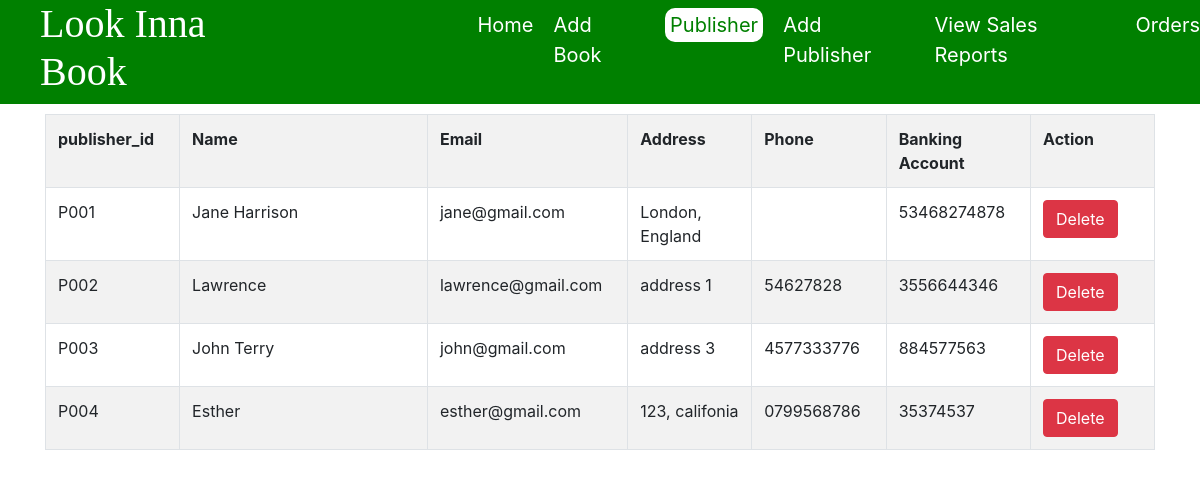
Page /bookstore/publishers.php on the committed database.
### tables this page shows
CREATE TABLE `publisher` (
  `publisher_id` varchar(100) NOT NULL,
  `name` varchar(250) NOT NULL,
  `email` varchar(255) NOT NULL,
  `address` text NOT NULL,
  `phone` varchar(250) NOT NULL,
  `banking_account` varchar(250) NOT NULL
);

### bookstore/publishers.php (the view, shortened to what this page needs)
<?php
	include 'config.php';
	$query  = "SELECT * FROM publisher";
	$output = '
	<div class="table-responsive cart_details" id="books-table">
		<table class="table table-bordered table-striped">
			<tr>
				<th width="10%">publisher_id</th>
				<th width="20%">Name</th>
				<th width="10%">Email</th>
				<th width="10%">Address</th>
				<th width="10%">Phone</th>
				<th width="10%">Banking Account</th>
				<th width="10%">Action</th>
			</tr>
	';
	$statement = $db->prepare($query);
    if ($statement->execute()) {
        $result = $statement->fetchAll();
        foreach ($result as $value) {
        	$output .= '
        	<tr>
				<td>'.$value["publisher_id"].'</td>
				<td>'.$value["name"].'</td>
				<td>'.$value["email"].'</td>
				<td>'.$value["address"].'</td>
				<td>'.$value["phone"].'</td>
				<td>'.$value["banking_account"].'</td>
				<td>
					<form method="post" action="publisher.php">
						<input type="hidden" name="publisher_id" value="'.$value["publisher_id"].'"/>
						<input type="submit" class="btn btn-danger" name="delete" value="Delete">
					</form>
				</td>
			</tr>
        	';
        }
    }
    $output .= '</table></div>';
?>
<!DOCTYPE html>
<html>
<head>
	<link href="https://stackpath.bootstrapcdn.com/bootstrap/4.4.1/css/bootstrap.min.css" rel="stylesheet">
</head>
<body>
	<div class="header">
		<h1>Look Inna Book</h1>
		<ul>
			<li><a href="admin.php">Home</a></li>
			<li><a href="add_book.php">Add Book</a></li>
			<li><a href="publishers.php" class="active">Publisher</a></li>
			<li><a href="add_publisher.php">Add Publisher</a></li>
			<li><a href="sales.php">View Sales Reports</a></li>
			<li><a href="orders.php">Orders</a></li>
		</ul>
	</div>
	<div class="container">
		<?php echo $output; ?>
	</div>
</body>
</html>

### bookstore/publishers.php (style rules this page uses)
.header { display: flex; background: green; padding-left: 40px; }
.header h1 { font-family: cursive; color: white; }
.header ul { display: flex; margin-top: 10px; margin-left: 10%; }
.header ul li { list-style: none; margin-left: 20px; }
.active { background: white; color: green; padding: 5px; border-radius: 10px; }
a { font-size: 20px; color: white; text-decoration: none; }
#books-table { margin-top: 10px; }

### rows in the picture
publisher: publisher_id "P001", name "Jane Harrison", email "jane@gmail.com", address "London, England", banking_account "53468274878"
publisher: publisher_id "P002", name "Lawrence", email "lawrence@gmail.com", address "address 1", phone "54627828", banking_account "3556644346"
publisher: publisher_id "P003", name "John Terry", email "john@gmail.com", address "address 3", phone "4577333776", banking_account "884577563"
publisher: publisher_id "P004", name "Esther", email "esther@gmail.com", address "123, califonia", phone "0799568786", banking_account "35374537"
